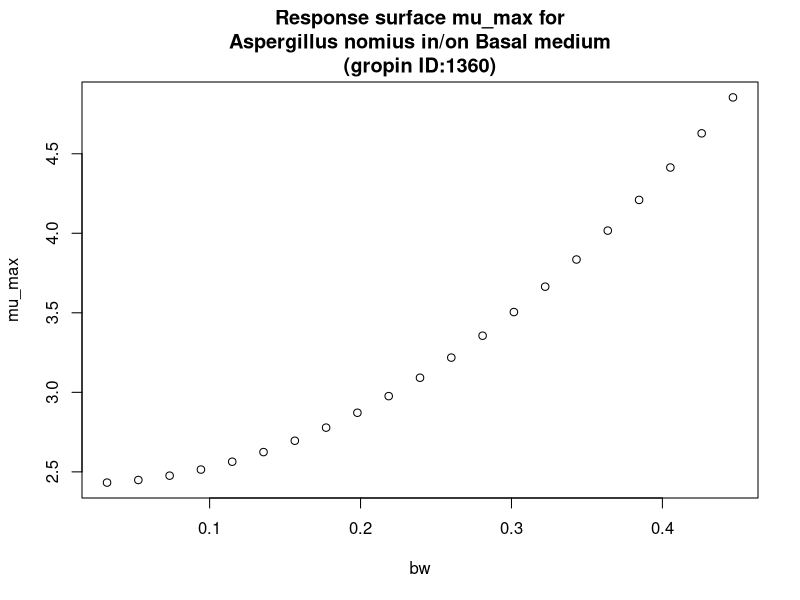

Write the R code that produced this figure.
#############################
# start of Parameter script
#############################
bw <- seq(0.032032,0.446753246753247,length.out=21)
#############################
# end of Parameter script
#############################
############################# 
# start of Model script Gropin ID 1360 
#############################
 
# constant coefficients for this model
 
variables <- data.frame(bw)
argumentsPar <- expand.grid(variables)
 
# heart of the model
response_surface <- function(bw) {
   mumax <-(2.429-0.303*bw+12.83*bw^2)

return(mumax=mumax)
} 

# output parameters
mumax <- cbind(argumentsPar,response_surface(argumentsPar['bw']))
colnames(mumax) <- c(colnames(argumentsPar),'mumax')
#############################
# End of Model script
#############################
############################# 
# start of Visualisation script Gropin ID 1360 
#############################
plot(bw,mumax$mumax,
                          xlab='bw',
                          ylab='mu_max',main='Response surface mu_max for
Aspergillus nomius in/on Basal medium
(gropin ID:1360)')
#############################
# End of Visualisation script
#############################
